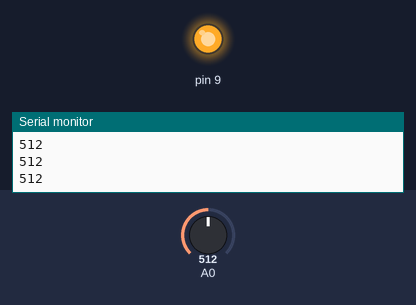
Simulated run of this sketch. Board: Arduino Uno, built with avr-gcc and run on an emulated ATmega328P. On the bench: output pins drawn as LEDs (lit = HIGH), the last lines printed to the serial monitor. The test bench sets the inputs (shaded band); at power-on: A0 = 512.

Above: at 1.2 s.
1.3 s: A0 set to 900
At 1.6 s:
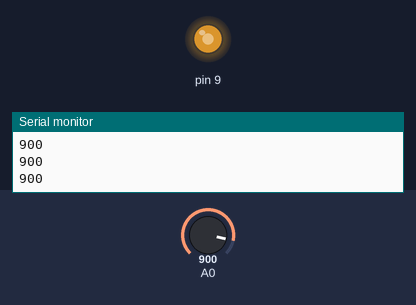
2.8 s: A0 set to 1023
At 4.2 s:
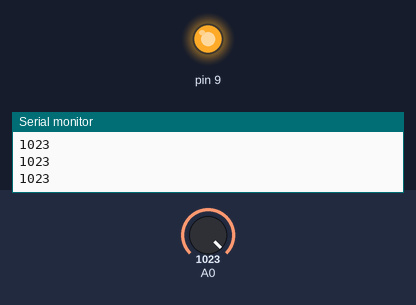
Timing chart, 0 to 5.8 s (numbered marks = the images above; inputs shaded):
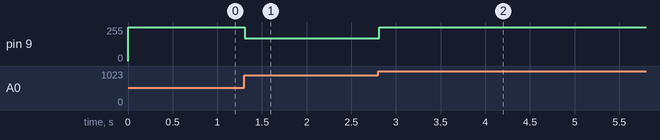

The sketch:

exquisite_wluff_crift1.ino
```cpp
// C++ code
//
void setup()
{
  pinMode(A0, INPUT);
  pinMode(9, OUTPUT);
  Serial.begin(9600);
}

void loop()
{
  int value = analogRead(A0);
  int finalvalue = map(value, 767, 964, 0, 255);

  analogWrite(9, finalvalue);

  Serial.println(analogRead(A0));

  delay(100);
}
```

Measured:
- after the input at 1.3 s, pin 9: 255/255 → 172/255 at once
- after the input at 2.8 s, pin 9: 172/255 → 255/255 at once
